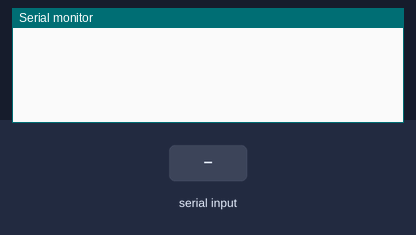
Recording of a sketch running on a simulated Arduino Uno, built with avr-gcc and run on an emulated ATmega328P. Parts: the last lines printed to the serial monitor. The inputs (shaded band) are chosen by the test bench.

Above: at 1.2 s.
1.3 s: "1\n" received over Serial
At 2.9 s:
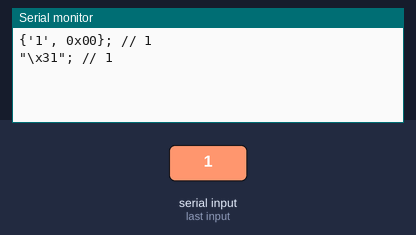
3.8 s: "0\n" received over Serial
At 5.2 s:
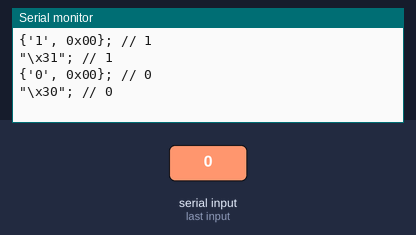
5.3 s: "2\n" received over Serial
At 7.2 s:
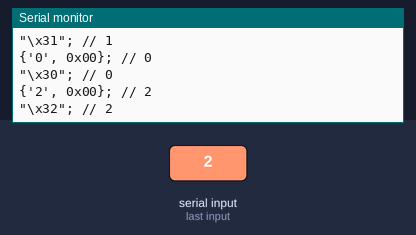

Measured:
- after the input at 1.3 s, the serial monitor: prints a new line after 1.0 s (image 1)
- after the input at 3.8 s, the serial monitor: prints a new line after 1.0 s (image 2)
- after the input at 5.3 s, the serial monitor: prints a new line after 1.0 s (image 3)

The sketch:

Sample_Unicode2LCD.ino
```cpp
//#define LCD_present // LCD экран имеется?

#include "CharSet_Table.h"
#include "Unicode2LCD.h"

#ifdef LCD_present
// ----------------------------------------------------
#include <LiquidCrystal_I2C.h>

#define DROW        4  // Количество строк дисплея
#define DCOL        20 // Количество столбцов дисплея

LiquidCrystal_I2C lcd(0x27, DCOL, DROW);  // Инициализация дисплея: адрес, столбцы, строки
// ----------------------------------------------------
#endif

void setup() {
  Serial.begin(115200);

#ifdef LCD_present
// ----------------------------------------------------
  lcd.init();
  lcd.setBacklight(1);
  Show_charset(); // Show charset of LCD
// ----------------------------------------------------
#endif

}

void loop()
{
  unsigned char buf[500]; // Буфер под строку. Символ кириллицы в кодировке Unicode занимает 2 байта.
  uint16_t len;

  do
  {
    len = Serial.readBytesUntil('\r', buf, sizeof(buf) - 1); // Важно! Обратите на последовательность окончания строки в терминале. Должно быть NL (\n) - новая строка
  } while(!len); // Ожидаем ввода данных
  buf[len - 1] = 0; // Завершаем строку
  Create_init_str(buf); // Выводим перекодированную строку на экран и в последовательный порт
}
```

CharSet_Table.h
```cpp
#define BIG_YO 0xA2 // Ё
#define SMALL_YO 0xB5 // ё

unsigned char Char_Table[] = {
    'A',    // A
    0xA0,   // Б
    'B',    // В
    0xA1,   // Г
    0xE0,   // Д
    'E',    // Е
    0xA3,   // Ж
    0xA4,   // З
    0xA5,   // И
    0xA6,   // Й
    'K',    // К
    0xA7,   // Л
    'M',    // M
    'H',    // Н
    'O',    // О
    0xA8,   // П
    'P',    // Р
    'C',    // С
    'T',    // Т
    0xA9,   // У
    0xAA,   // Ф
    'X',    // Х
    0xE1,   // Ц
    0xAB,   // Ч
    0xAC,   // Ш
    0xE2,   // Щ
    0xAD,   // Ъ
    0xAE,   // Ы
    'b',    // Ь
    0xAF,   // Э
    0xB0,   // Ю
    0xB1,   // Я
    'a',    // а
    0xB2,   // б
    0xB3,   // в
    0xB4,   // г
    0xE3,   // д
    'e',    // е
    0xB6,   // ж
    0xB7,   // з
    0xB8,   // и
    0xB9,   // й
    0xBA,   // к
    0xBB,   // л
    0xBC,   // м
    0xBD,   // н
    'o',    // о
    0xBE,   // п
    'p',    // р
    'c',    // с
    0xBF,   // т
    'y',    // у
    0xE4,   // ф
    'x',    // х
    0xE5,   // ц
    0xC0,   // ч
    0xC1,   // ш
    0xE6,   // щ
    0xC2,   // ъ
    0xC3,   // ы
    0xC4,   // ь
    0xC5,   // э
    0xC6,   // ю
    0xC7,   // я
    SMALL_YO}; // ё
```

Unicode2LCD.h
```cpp
void Unicode2LCD(unsigned char *buf) // Конвентирует строку buf содержащую символы кириллицы в кодировке UNICODE в строку для вывода на LCD в кодировке экрана
                            // Важно: buf должен ссылаться на адрес ОЗУ МК. Если buf будет ссылаться на Flash, произойдет аварийный перезапуск МК
{
  uint16_t j = 0, k;

  for (uint16_t i = 0; buf[i] != 0;i++)
  {
    if(buf[i] == 0xD0) // Проверка на кириллицу в UNICODе.
    {
      i++; // Пропускаем символ 0xD0
      if(buf[i] == 0x81) // Проверяем букву 'Ё'
      {
        buf[j++] = BIG_YO;
        continue;
      }
      // Вычитаем из символа сивол кириллицы 'А' (0x90) и получаем индекс в массиве перекодировки.
      k = constrain((uint8_t)(buf[i] - 0x90), 0, sizeof(Char_Table) - 1); // Навсякий случай, что бы не вылететь за границу массива.
      buf[j++] = Char_Table[k];
      continue;
    }
    if(buf[i] == 0xD1) // Проверка на кириллицу в UNICODе.
    {
      i++; // Пропускаем символ 0xD1
      // Вычитаем из из символа сивол кириллицы 'р' (0x80), добавляем 48 и получаем индекс в массиве перекодировки.
      k = constrain((uint8_t)(buf[i] + 48 - 0x80), 0, sizeof(Char_Table) - 1); // Навсякий случай, что бы не вылететь за границу массива.
      buf[j++] = Char_Table[k];
      continue;
    }
    if(buf[i] > 0x7F) // Символы с номером больше чем 127 считаются записанными в кодировке UNICODE и имеют размер 2 байта. В этом случае если символ не попадает в диапазон кириллицы, оставляем его в строке без изменения.
    {
      if(i != j) // Если i == j то символ уже находится на своем месте в перекодируемой строке.
      {
        buf[j++] = buf[i++]; // Копируем 2 байта символа UNICODE без изменений.
        buf[j++] = buf[i];
      }
      else
      {
        i++; // Символ находится на своем месте
        j += 2;
      }
    }
    else // Символ из первой половины таблицы ASCII и занимает 1 байт.
    {
      if(i != j)
        buf[j] = buf[i]; // Символ не в кодировке UNICODE, копируем его без изменений. Если i == j то символ уже находится на своем месте
      j++;
    }
  }
  buf[j] = 0; // Завершающий строку символ.
}

void Create_init_str(unsigned char *buf) // Формирует строку для инициализации переменной в формате языка C: ch[] = {0xa8, 'p', 0xb8, 0xb3, 'e', 0xbf, '!', 0x00}; // Привет!
{
  unsigned char *tmp;

  tmp = (unsigned char *)malloc(sizeof(unsigned char) * (strlen((char *)buf) + 1)); // Выделяем память для новой строки
  if(tmp == nullptr)
    return; // Память выделить не удалось.
  strcpy((char *)tmp, (char *)buf); // buf может ссылаться на область памяти расположенной во Flash МК. Копируем содержимое buf в RAM

  Unicode2LCD(tmp); // Выполняем перекодировку строки tmp для вывода на LCD

  Serial.print("{");
  for(uint16_t i = 0; tmp[i] != 0;i++)
  {
    if(tmp[i] >= 0x7F)
    {
      Serial.print("0x"); // Выводим символ в шестнадцатеричном формате
      Serial.print(tmp[i], HEX);
      Serial.print(", ");
    }
    else
    {
      Serial.print("\'"); // Выводим символ в формате 'что-то'
      Serial.print((char)tmp[i]);
      Serial.print("\', ");
    }
  }
  Serial.print("0x00}; // "); // Завершающий символ строки 0x00
  Serial.println((char *)buf); // Выводим исходную строку в качестве комментария
// Второй вариант строки инициализации
    Serial.print("\"");
  for(uint16_t i = 0; tmp[i] != 0;i++)
  {
    if(tmp[i] != ' ')
    {
      Serial.print("\\x"); // Выводим символ в шестнадцатеричном формате
      Serial.print(tmp[i], HEX);
    }
    else
      Serial.print((char)tmp[i]); // Выводим символ в пробела
  }
  Serial.print("\"; // "); // Завершаем строку
  Serial.println((char *)buf); // Выводим исходную строку в качестве комментария

#ifdef LCD_present
// ----------------------------------------------------
  lcd.clear();
  lcd.print(tmp); // Для проверки выводим перекодированную строку на LCD
// ----------------------------------------------------
#endif
  free(tmp);
}

#ifdef LCD_present
// ----------------------------------------------------
void Show_charset(void) // Show charset of LCD. DCOL and DROW number of characters and number of lines LCD
{
  uint8_t j, k;
  uint16_t i;
  char buf[3];

  lcd.clear();
  for(i = 0;i < 255;)
  {
    for(j = 0;j < DROW;j++)
    {
      lcd.setCursor(0, j);
      for(k = 0;k < DCOL;k += 5)
      {
        lcd.print(String(i, HEX) + " ");
        lcd.write(i++);
        lcd.print(" ");
        if(i < 0x10)
          lcd.print(" "); // Erases old symbols
      }
    }
    while(!Serial.readBytes(buf, 1)); // Waiting input via COM port
    lcd.clear();
  }
}
// ----------------------------------------------------
#endif
```
